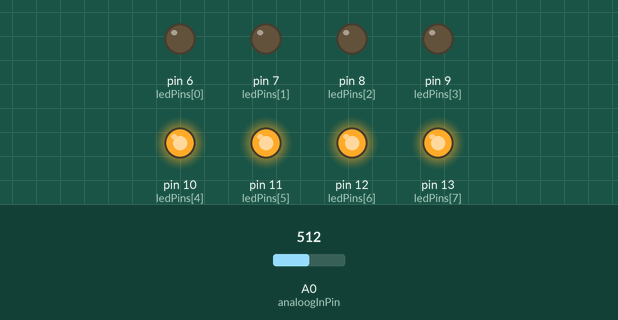
This program was run on a simulated Arduino Uno, built with avr-gcc and run on an emulated ATmega328P. Shown: output pins drawn as LEDs (lit = HIGH). Inputs (shaded band) come from the test bench; at power-on: A0 (analoogInPin) = 512.

Above: at 1.2 s.
1.3 s: A0 (analoogInPin) set to 473
2.8 s: A0 (analoogInPin) set to 437
At 3.1 s:
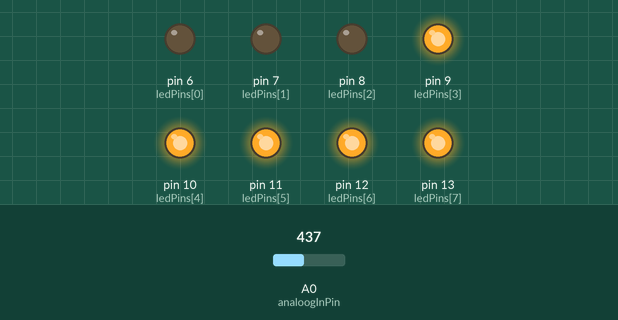
4.3 s: A0 (analoogInPin) set to 121
At 5.7 s:
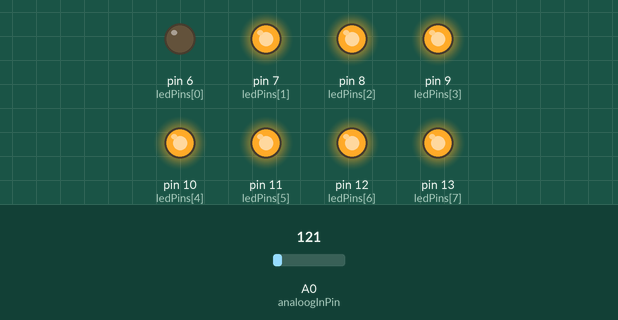
6.1 s: A0 (analoogInPin) set to 101
At 6.9 s:
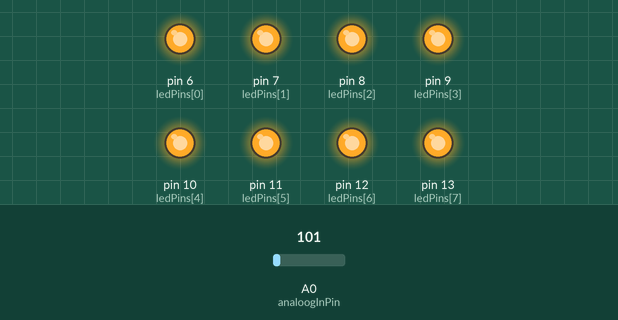
7.7 s: A0 (analoogInPin) set to 716
At 8.1 s:
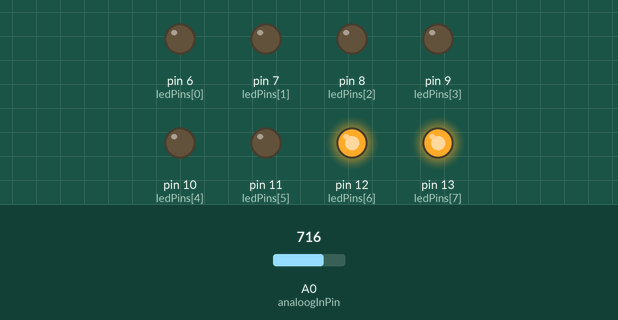
9.3 s: A0 (analoogInPin) set to 693
10.8 s: A0 (analoogInPin) set to 671
At 11.6 s:
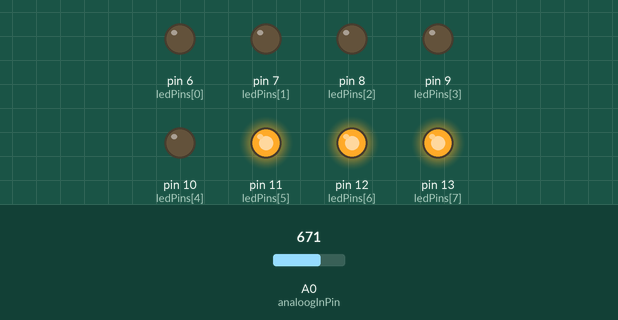
Timing chart, 0 to 13.3 s (numbered marks = the images above; inputs shaded):
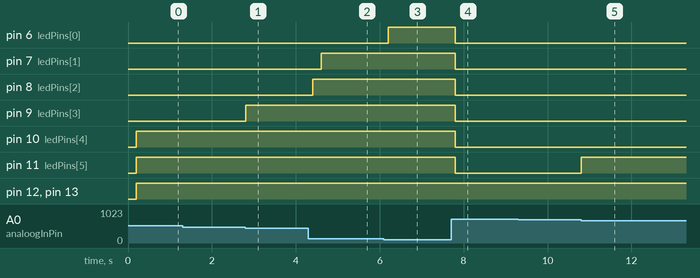

Measured:
- the behaviour switches between 455 and 454 on A0 (analoogInPin) (found by bisection; images 0 and 1)
- the behaviour switches between 114 and 113 on A0 (analoogInPin) (found by bisection; images 2 and 3)
- the behaviour switches between 682 and 681 on A0 (analoogInPin) (found by bisection; images 4 and 5)
- after the input at 1.3 s, every drawn part: stays the same
- after the input at 2.8 s, pin 9 (ledPins[3]): LOW → HIGH at once
- after the input at 4.3 s, pin 7 (ledPins[1]): LOW → HIGH after 0.30 s; pin 8 (ledPins[2]): LOW → HIGH after 0.10 s
- after the input at 6.1 s, pin 6 (ledPins[0]): LOW → HIGH after 0.10 s
- after the input at 7.7 s, pin 6 (ledPins[0]), pin 7 (ledPins[1]), pin 8 (ledPins[2]), pin 9 (ledPins[3]), pin 10 (ledPins[4]), pin 11 (ledPins[5]): HIGH → LOW after 0.10 s
- after the input at 9.3 s, every drawn part: stays the same
- after the input at 10.8 s, pin 11 (ledPins[5]): LOW → HIGH at once

The program:

main.cpp
```cpp
#include<Arduino.h>
/*leds
intledPins[]={5,6,7,8,9,10,11,12};

#defineRETURNLED

voidsetup(){

for(inti=0;i<9;i++){
pinMode(ledPins[i],OUTPUT);
}

}

voidloop(){

intl=8,r=9,i=0;

for(i;i<=3;i++){
digitalWrite(l-i,HIGH);
digitalWrite(r+i,HIGH);
delay(100);
digitalWrite(l-i,LOW);
digitalWrite(r+i,LOW);
}
#ifdefRETURNLED
for(i--;i!=-1;i--){
digitalWrite(l-i,HIGH);
digitalWrite(r+i,HIGH);
delay(100);
digitalWrite(l-i,LOW);
digitalWrite(r+i,LOW);
}
#endif

}*/

/*10.2langzaamterug*/

const int ledPins[] = {6,7,8,9,10,11,12,13};
const int analoogInPin = 0;
uint8_t aantalLEDs = sizeof(ledPins) / sizeof ledPins[0];

const boolean LED_AAN = LOW;
const boolean LED_UIT = HIGH;

int sensorWaarde = 0;
int ledNivo = 0;
int previousVolume = 0;

int lastCycle = 0;
int refreshInterval = 200;


void setup(){
  for(int led = 0; led < aantalLEDs; led++){
    pinMode(ledPins[led],OUTPUT);
  }
}

void ledScript(){
  sensorWaarde = analogRead(analoogInPin);

  ledNivo = map(sensorWaarde,0,1023,0,aantalLEDs+1);

  if (ledNivo < previousVolume) {
    ledNivo = max(ledNivo, previousVolume - 1);
  }

  for(int led=0; led < aantalLEDs; led++){
    if(led<ledNivo) {
      digitalWrite(ledPins[led],LED_AAN);
    }
    else{
      digitalWrite(ledPins[led],LED_UIT);
    }
  }
  previousVolume = ledNivo;
}

void loop(){
  if (millis() - lastCycle > refreshInterval) {
    ledScript();
    lastCycle += refreshInterval;
  }
}
```
